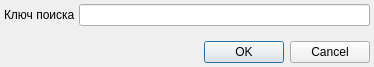
<?xml version="1.0" encoding="UTF-8"?>
<ui version="4.0">
 <class>SimplifiedClientSearchDialog</class>
 <widget class="QDialog" name="SimplifiedClientSearchDialog">
  <property name="geometry">
   <rect>
    <x>0</x>
    <y>0</y>
    <width>374</width>
    <height>67</height>
   </rect>
  </property>
  <property name="sizePolicy">
   <sizepolicy hsizetype="Maximum" vsizetype="Preferred">
    <horstretch>0</horstretch>
    <verstretch>0</verstretch>
   </sizepolicy>
  </property>
  <property name="windowTitle">
   <string>Упрощенный поиск пациента</string>
  </property>
  <property name="sizeGripEnabled">
   <bool>false</bool>
  </property>
  <layout class="QGridLayout" name="gridLayout">
   <property name="margin">
    <number>4</number>
   </property>
   <property name="spacing">
    <number>4</number>
   </property>
   <item row="0" column="0">
    <widget class="QLabel" name="lblKey">
     <property name="sizePolicy">
      <sizepolicy hsizetype="Maximum" vsizetype="Preferred">
       <horstretch>0</horstretch>
       <verstretch>0</verstretch>
      </sizepolicy>
     </property>
     <property name="text">
      <string>Ключ поиска</string>
     </property>
    </widget>
   </item>
   <item row="0" column="1">
    <widget class="QLineEdit" name="edtKey">
     <property name="toolTip">
      <string>&lt;html&gt;&lt;head/&gt;&lt;body&gt;&lt;p&gt;инициалы: ФИО&lt;br/&gt;инициалы и дата рождения: ФИОДДММГГ[ГГ]&lt;br/&gt;сокращение: Фам Им Отч&lt;br/&gt;сокращение и дата рождения: Фам Им Отч ДДММГГ[ГГ]&lt;/p&gt;&lt;/body&gt;&lt;/html&gt;</string>
     </property>
    </widget>
   </item>
   <item row="1" column="0" colspan="2">
    <spacer>
     <property name="orientation">
      <enum>Qt::Vertical</enum>
     </property>
     <property name="sizeHint" stdset="0">
      <size>
       <width>103</width>
       <height>16</height>
      </size>
     </property>
    </spacer>
   </item>
   <item row="2" column="0" colspan="2">
    <widget class="QDialogButtonBox" name="buttonBox">
     <property name="orientation">
      <enum>Qt::Horizontal</enum>
     </property>
     <property name="standardButtons">
      <set>QDialogButtonBox::Cancel|QDialogButtonBox::Ok</set>
     </property>
    </widget>
   </item>
  </layout>
 </widget>
 <tabstops>
  <tabstop>edtKey</tabstop>
  <tabstop>buttonBox</tabstop>
 </tabstops>
 <resources/>
 <connections>
  <connection>
   <sender>buttonBox</sender>
   <signal>accepted()</signal>
   <receiver>SimplifiedClientSearchDialog</receiver>
   <slot>accept()</slot>
   <hints>
    <hint type="sourcelabel">
     <x>158</x>
     <y>121</y>
    </hint>
    <hint type="destinationlabel">
     <x>117</x>
     <y>106</y>
    </hint>
   </hints>
  </connection>
  <connection>
   <sender>buttonBox</sender>
   <signal>rejected()</signal>
   <receiver>SimplifiedClientSearchDialog</receiver>
   <slot>reject()</slot>
   <hints>
    <hint type="sourcelabel">
     <x>238</x>
     <y>99</y>
    </hint>
    <hint type="destinationlabel">
     <x>247</x>
     <y>107</y>
    </hint>
   </hints>
  </connection>
 </connections>
</ui>
